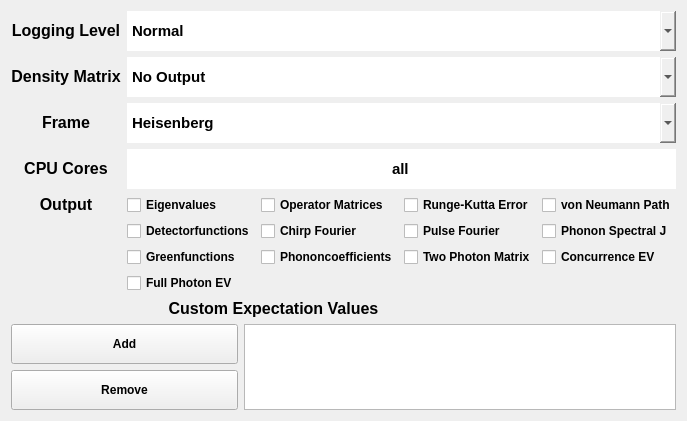
      <widget class="QWidget" name="tab_output">
       <attribute name="title">
        <string>Output</string>
       </attribute>
       <layout class="QGridLayout" name="gridLayout_10">
        <item row="10" column="3" rowspan="2" colspan="5">
         <widget class="QListView" name="text_output_list_of_custom_expvals"/>
        </item>
        <item row="0" column="2" colspan="6">
         <widget class="QComboBox" name="input_logginglevel">
          <property name="minimumSize">
           <size>
            <width>0</width>
            <height>40</height>
           </size>
          </property>
          <property name="font">
           <font>
            <pointsize>11</pointsize>
            <bold>true</bold>
           </font>
          </property>
          <property name="focusPolicy">
           <enum>Qt::WheelFocus</enum>
          </property>
          <property name="styleSheet">
           <string notr="true">border-left-width: 0px; border-top-left-radius: 0px; border-bottom-left-radius: 0px;</string>
          </property>
          <item>
           <property name="text">
            <string>Normal</string>
           </property>
          </item>
          <item>
           <property name="text">
            <string>Additional</string>
           </property>
          </item>
          <item>
           <property name="text">
            <string>Verbose</string>
           </property>
          </item>
         </widget>
        </item>
        <item row="2" column="2" colspan="6">
         <widget class="QComboBox" name="input_dm_frame">
          <property name="minimumSize">
           <size>
            <width>0</width>
            <height>40</height>
           </size>
          </property>
          <property name="font">
           <font>
            <pointsize>11</pointsize>
            <bold>true</bold>
           </font>
          </property>
          <property name="focusPolicy">
           <enum>Qt::WheelFocus</enum>
          </property>
          <property name="styleSheet">
           <string notr="true">border-left-width: 0px; border-top-left-radius: 0px; border-top-right-radius: 0px; border-bottom-left-radius: 0px; border-top-width: 0px;</string>
          </property>
          <property name="frame">
           <bool>true</bool>
          </property>
          <item>
           <property name="text">
            <string>Heisenberg</string>
           </property>
          </item>
          <item>
           <property name="text">
            <string>Schrödinger</string>
           </property>
          </item>
         </widget>
        </item>
        <item row="2" column="0" colspan="2">
         <widget class="QLabel" name="label_64">
          <property name="minimumSize">
           <size>
            <width>0</width>
            <height>0</height>
           </size>
          </property>
          <property name="styleSheet">
           <string notr="true">border-top-right-radius: 0px; border-bottom-right-radius: 0px; border-right-width: 0px</string>
          </property>
          <property name="text">
           <string>&lt;html&gt;&lt;head/&gt;&lt;body&gt;&lt;p align=&quot;center&quot;&gt;&lt;span style=&quot; font-size:12pt; font-weight:700;&quot;&gt;Frame&lt;/span&gt;&lt;/p&gt;&lt;/body&gt;&lt;/html&gt;</string>
          </property>
         </widget>
        </item>
        <item row="9" column="0" colspan="7">
         <widget class="QLabel" name="label_65">
          <property name="minimumSize">
           <size>
            <width>0</width>
            <height>0</height>
           </size>
          </property>
          <property name="maximumSize">
           <size>
            <width>16777215</width>
            <height>40</height>
           </size>
          </property>
          <property name="text">
           <string>&lt;html&gt;&lt;head/&gt;&lt;body&gt;&lt;p align=&quot;center&quot;&gt;&lt;span style=&quot; font-size:12pt; font-weight:700;&quot;&gt;Custom Expectation Values&lt;/span&gt;&lt;/p&gt;&lt;/body&gt;&lt;/html&gt;</string>
          </property>
         </widget>
        </item>
        <item row="6" column="2" colspan="2">
         <widget class="QCheckBox" name="input_add_output_greenf">
          <property name="minimumSize">
           <size>
            <width>0</width>
            <height>0</height>
           </size>
          </property>
          <property name="font">
           <font>
            <bold>true</bold>
           </font>
          </property>
          <property name="statusTip">
           <string/>
          </property>
          <property name="text">
           <string>Greenfunctions</string>
          </property>
          <property name="checked">
           <bool>false</bool>
          </property>
         </widget>
        </item>
        <item row="4" column="6">
         <widget class="QCheckBox" name="input_add_output_rkerror">
          <property name="minimumSize">
           <size>
            <width>0</width>
            <height>0</height>
           </size>
          </property>
          <property name="font">
           <font>
            <bold>true</bold>
           </font>
          </property>
          <property name="statusTip">
           <string/>
          </property>
          <property name="text">
           <string>Runge-Kutta Error</string>
          </property>
          <property name="checked">
           <bool>false</bool>
          </property>
         </widget>
        </item>
        <item row="6" column="4" colspan="2">
         <widget class="QCheckBox" name="input_add_output_phononcoeffs">
          <property name="minimumSize">
           <size>
            <width>0</width>
            <height>0</height>
           </size>
          </property>
          <property name="font">
           <font>
            <bold>true</bold>
           </font>
          </property>
          <property name="statusTip">
           <string/>
          </property>
          <property name="text">
           <string>Phononcoefficients</string>
          </property>
          <property name="checked">
           <bool>false</bool>
          </property>
         </widget>
        </item>
        <item row="5" column="7">
         <widget class="QCheckBox" name="input_add_output_phononj">
          <property name="minimumSize">
           <size>
            <width>0</width>
            <height>0</height>
           </size>
          </property>
          <property name="font">
           <font>
            <bold>true</bold>
           </font>
          </property>
          <property name="statusTip">
           <string/>
          </property>
          <property name="text">
           <string>Phonon Spectral J</string>
          </property>
          <property name="checked">
           <bool>false</bool>
          </property>
         </widget>
        </item>
        <item row="10" column="0" colspan="3">
         <widget class="QPushButton" name="button_add_custom_expval_matrix">
          <property name="minimumSize">
           <size>
            <width>0</width>
            <height>40</height>
           </size>
          </property>
          <property name="font">
           <font>
            <bold>true</bold>
           </font>
          </property>
          <property name="text">
           <string>Add</string>
          </property>
         </widget>
        </item>
        <item row="5" column="2" colspan="2">
         <widget class="QCheckBox" name="input_add_output_detecotrtrafo">
          <property name="minimumSize">
           <size>
            <width>0</width>
            <height>0</height>
           </size>
          </property>
          <property name="font">
           <font>
            <bold>true</bold>
           </font>
          </property>
          <property name="statusTip">
           <string/>
          </property>
          <property name="text">
           <string>Detectorfunctions</string>
          </property>
          <property name="checked">
           <bool>false</bool>
          </property>
         </widget>
        </item>
        <item row="5" column="4" colspan="2">
         <widget class="QCheckBox" name="input_add_output_chirp_fourier">
          <property name="minimumSize">
           <size>
            <width>0</width>
            <height>0</height>
           </size>
          </property>
          <property name="font">
           <font>
            <bold>true</bold>
           </font>
          </property>
          <property name="statusTip">
           <string/>
          </property>
          <property name="text">
           <string>Chirp Fourier</string>
          </property>
          <property name="checked">
           <bool>false</bool>
          </property>
         </widget>
        </item>
        <item row="4" column="2" colspan="2">
         <widget class="QCheckBox" name="input_add_output_eigenvalues">
          <property name="minimumSize">
           <size>
            <width>0</width>
            <height>0</height>
           </size>
          </property>
          <property name="font">
           <font>
            <bold>true</bold>
           </font>
          </property>
          <property name="statusTip">
           <string/>
          </property>
          <property name="text">
           <string>Eigenvalues</string>
          </property>
          <property name="checked">
           <bool>false</bool>
          </property>
         </widget>
        </item>
        <item row="6" column="6">
         <widget class="QCheckBox" name="input_add_output_tpm">
          <property name="minimumSize">
           <size>
            <width>0</width>
            <height>0</height>
           </size>
          </property>
          <property name="font">
           <font>
            <bold>true</bold>
           </font>
          </property>
          <property name="statusTip">
           <string/>
          </property>
          <property name="text">
           <string>Two Photon Matrix</string>
          </property>
          <property name="checked">
           <bool>false</bool>
          </property>
         </widget>
        </item>
        <item row="1" column="0" colspan="2">
         <widget class="QLabel" name="label_63">
          <property name="minimumSize">
           <size>
            <width>0</width>
            <height>0</height>
           </size>
          </property>
          <property name="styleSheet">
           <string notr="true">border-top-right-radius: 0px; border-bottom-right-radius: 0px; border-right-width: 0px</string>
          </property>
          <property name="text">
           <string>&lt;html&gt;&lt;head/&gt;&lt;body&gt;&lt;p align=&quot;center&quot;&gt;&lt;span style=&quot; font-size:12pt; font-weight:700;&quot;&gt;Density Matrix&lt;/span&gt;&lt;/p&gt;&lt;/body&gt;&lt;/html&gt;</string>
          </property>
         </widget>
        </item>
        <item row="4" column="4" colspan="2">
         <widget class="QCheckBox" name="input_add_output_operators">
          <property name="minimumSize">
           <size>
            <width>0</width>
            <height>0</height>
           </size>
          </property>
          <property name="font">
           <font>
            <bold>true</bold>
           </font>
          </property>
          <property name="statusTip">
           <string>Note: Logging Level has to be at least L2</string>
          </property>
          <property name="text">
           <string>Operator Matrices</string>
          </property>
          <property name="checked">
           <bool>false</bool>
          </property>
         </widget>
        </item>
        <item row="0" column="0" colspan="2">
         <widget class="QLabel" name="label_62">
          <property name="minimumSize">
           <size>
            <width>0</width>
            <height>0</height>
           </size>
          </property>
          <property name="styleSheet">
           <string notr="true">border-top-right-radius: 0px; border-bottom-right-radius: 0px; border-right-width: 0px</string>
          </property>
          <property name="text">
           <string>&lt;html&gt;&lt;head/&gt;&lt;body&gt;&lt;p align=&quot;center&quot;&gt;&lt;span style=&quot; font-size:12pt; font-weight:700;&quot;&gt;Logging Level&lt;/span&gt;&lt;/p&gt;&lt;/body&gt;&lt;/html&gt;</string>
          </property>
         </widget>
        </item>
        <item row="3" column="0" colspan="2">
         <widget class="QLabel" name="label_61">
          <property name="minimumSize">
           <size>
            <width>0</width>
            <height>0</height>
           </size>
          </property>
          <property name="styleSheet">
           <string notr="true">border-top-right-radius: 0px; border-bottom-right-radius: 0px; border-right-width: 0px</string>
          </property>
          <property name="text">
           <string>&lt;html&gt;&lt;head/&gt;&lt;body&gt;&lt;p align=&quot;center&quot;&gt;&lt;span style=&quot; font-size:12pt; font-weight:700;&quot;&gt;CPU Cores&lt;/span&gt;&lt;/p&gt;&lt;/body&gt;&lt;/html&gt;</string>
          </property>
         </widget>
        </item>
        <item row="3" column="2" colspan="6">
         <widget class="QLineEdit" name="textinput_cpucores">
          <property name="minimumSize">
           <size>
            <width>0</width>
            <height>40</height>
           </size>
          </property>
          <property name="font">
           <font>
            <pointsize>11</pointsize>
            <bold>true</bold>
           </font>
          </property>
          <property name="styleSheet">
           <string notr="true">border-left-width: 0px; border-top-left-radius: 0px; border-bottom-left-radius: 0px;</string>
          </property>
          <property name="text">
           <string>all</string>
          </property>
          <property name="frame">
           <bool>true</bool>
          </property>
          <property name="alignment">
           <set>Qt::AlignCenter</set>
          </property>
         </widget>
        </item>
        <item row="11" column="0" colspan="3">
         <widget class="QPushButton" name="button_remove_custom_expval_matrix">
          <property name="minimumSize">
           <size>
            <width>0</width>
            <height>40</height>
           </size>
          </property>
          <property name="font">
           <font>
            <bold>true</bold>
           </font>
          </property>
          <property name="text">
           <string>Remove</string>
          </property>
         </widget>
        </item>
        <item row="5" column="6">
         <widget class="QCheckBox" name="input_add_output_pulse_fourier">
          <property name="minimumSize">
           <size>
            <width>0</width>
            <height>0</height>
           </size>
          </property>
          <property name="font">
           <font>
            <bold>true</bold>
           </font>
          </property>
          <property name="statusTip">
           <string/>
          </property>
          <property name="text">
           <string>Pulse Fourier</string>
          </property>
          <property name="checked">
           <bool>false</bool>
          </property>
         </widget>
        </item>
        <item row="6" column="7">
         <widget class="QCheckBox" name="input_add_output_concurrence_eigs">
          <property name="minimumSize">
           <size>
            <width>0</width>
            <height>0</height>
           </size>
          </property>
          <property name="font">
           <font>
            <bold>true</bold>
           </font>
          </property>
          <property name="statusTip">
           <string/>
          </property>
          <property name="text">
           <string>Concurrence EV</string>
          </property>
          <property name="checked">
           <bool>false</bool>
          </property>
         </widget>
        </item>
        <item row="4" column="0" colspan="2">
         <widget class="QLabel" name="label_60">
          <property name="minimumSize">
           <size>
            <width>0</width>
            <height>0</height>
           </size>
          </property>
          <property name="text">
           <string>&lt;html&gt;&lt;head/&gt;&lt;body&gt;&lt;p align=&quot;center&quot;&gt;&lt;span style=&quot; font-size:12pt; font-weight:700;&quot;&gt;Output&lt;/span&gt;&lt;/p&gt;&lt;/body&gt;&lt;/html&gt;</string>
          </property>
         </widget>
        </item>
        <item row="4" column="7">
         <widget class="QCheckBox" name="input_add_output_vonneumannpath">
          <property name="minimumSize">
           <size>
            <width>0</width>
            <height>0</height>
           </size>
          </property>
          <property name="font">
           <font>
            <bold>true</bold>
           </font>
          </property>
          <property name="statusTip">
           <string/>
          </property>
          <property name="text">
           <string>von Neumann Path</string>
          </property>
          <property name="checked">
           <bool>false</bool>
          </property>
         </widget>
        </item>
        <item row="1" column="2" colspan="6">
         <widget class="QComboBox" name="input_dm_mode">
          <property name="minimumSize">
           <size>
            <width>0</width>
            <height>40</height>
           </size>
          </property>
          <property name="font">
           <font>
            <pointsize>11</pointsize>
            <bold>true</bold>
           </font>
          </property>
          <property name="focusPolicy">
           <enum>Qt::WheelFocus</enum>
          </property>
          <property name="styleSheet">
           <string notr="true">border-left-width: 0px; border-top-left-radius: 0px; border-bottom-right-radius: 0px; border-bottom-left-radius: 0px;</string>
          </property>
          <property name="frame">
           <bool>true</bool>
          </property>
          <item>
           <property name="text">
            <string>No Output</string>
           </property>
          </item>
          <item>
           <property name="text">
            <string>Diagonal Elements</string>
           </property>
          </item>
          <item>
           <property name="text">
            <string>Full Matrix</string>
           </property>
          </item>
         </widget>
        </item>
        <item row="7" column="2">
         <widget class="QCheckBox" name="input_add_output_photon_expv">
          <property name="minimumSize">
           <size>
            <width>0</width>
            <height>0</height>
           </size>
          </property>
          <property name="font">
           <font>
            <bold>true</bold>
           </font>
          </property>
          <property name="statusTip">
           <string/>
          </property>
          <property name="text">
           <string>Full Photon EV</string>
          </property>
          <property name="checked">
           <bool>false</bool>
          </property>
         </widget>
        </item>
       </layout>
      </widget>
